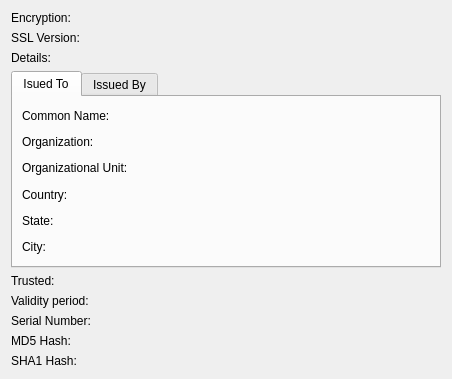
<?xml version="1.0" encoding="UTF-8"?>
<ui version="4.0">
 <class>CertificateInfoWidget</class>
 <widget class="QWidget" name="CertificateInfoWidget">
  <property name="geometry">
   <rect>
    <x>0</x>
    <y>0</y>
    <width>452</width>
    <height>379</height>
   </rect>
  </property>
  <layout class="QFormLayout" name="formLayout">
   <property name="fieldGrowthPolicy">
    <enum>QFormLayout::ExpandingFieldsGrow</enum>
   </property>
   <item row="1" column="0">
    <widget class="QLabel" name="label_21">
     <property name="text">
      <string>Encryption:</string>
     </property>
    </widget>
   </item>
   <item row="1" column="1">
    <widget class="QLabel" name="certEncr">
     <property name="text">
      <string/>
     </property>
    </widget>
   </item>
   <item row="2" column="0">
    <widget class="QLabel" name="label_22">
     <property name="text">
      <string>SSL Version:</string>
     </property>
    </widget>
   </item>
   <item row="2" column="1">
    <widget class="QLabel" name="sslVersion">
     <property name="text">
      <string/>
     </property>
    </widget>
   </item>
   <item row="3" column="0">
    <widget class="QLabel" name="label_23">
     <property name="text">
      <string>Details:</string>
     </property>
    </widget>
   </item>
   <item row="3" column="1">
    <widget class="QLabel" name="certDetails">
     <property name="text">
      <string/>
     </property>
    </widget>
   </item>
   <item row="4" column="0" colspan="2">
    <widget class="QTabWidget" name="tabWidget">
     <property name="currentIndex">
      <number>0</number>
     </property>
     <widget class="QWidget" name="issuedTo">
      <attribute name="title">
       <string>Isued To</string>
      </attribute>
      <layout class="QGridLayout" name="gridLayout_2">
       <item row="0" column="1">
        <widget class="QLabel" name="issuedToCN">
         <property name="text">
          <string/>
         </property>
         <property name="textInteractionFlags">
          <set>Qt::LinksAccessibleByMouse|Qt::TextSelectableByMouse</set>
         </property>
        </widget>
       </item>
       <item row="5" column="1">
        <widget class="QLabel" name="issuedToL">
         <property name="text">
          <string/>
         </property>
         <property name="textInteractionFlags">
          <set>Qt::LinksAccessibleByMouse|Qt::TextSelectableByMouse</set>
         </property>
        </widget>
       </item>
       <item row="2" column="0">
        <widget class="QLabel" name="label_3">
         <property name="text">
          <string>Organizational Unit:</string>
         </property>
        </widget>
       </item>
       <item row="1" column="0">
        <widget class="QLabel" name="label_2">
         <property name="text">
          <string>Organization:</string>
         </property>
        </widget>
       </item>
       <item row="3" column="1">
        <widget class="QLabel" name="issuedToC">
         <property name="text">
          <string/>
         </property>
         <property name="textInteractionFlags">
          <set>Qt::LinksAccessibleByMouse|Qt::TextSelectableByMouse</set>
         </property>
        </widget>
       </item>
       <item row="0" column="0">
        <widget class="QLabel" name="label_1">
         <property name="text">
          <string>Common Name:</string>
         </property>
        </widget>
       </item>
       <item row="4" column="1">
        <widget class="QLabel" name="issuedToST">
         <property name="text">
          <string/>
         </property>
         <property name="textInteractionFlags">
          <set>Qt::LinksAccessibleByMouse|Qt::TextSelectableByMouse</set>
         </property>
        </widget>
       </item>
       <item row="1" column="1">
        <widget class="QLabel" name="issuedToO">
         <property name="text">
          <string/>
         </property>
         <property name="textInteractionFlags">
          <set>Qt::LinksAccessibleByMouse|Qt::TextSelectableByMouse</set>
         </property>
        </widget>
       </item>
       <item row="5" column="0">
        <widget class="QLabel" name="label_6">
         <property name="text">
          <string>City:</string>
         </property>
        </widget>
       </item>
       <item row="2" column="1">
        <widget class="QLabel" name="issuedToOU">
         <property name="text">
          <string/>
         </property>
         <property name="textInteractionFlags">
          <set>Qt::LinksAccessibleByMouse|Qt::TextSelectableByMouse</set>
         </property>
        </widget>
       </item>
       <item row="4" column="0">
        <widget class="QLabel" name="label_5">
         <property name="text">
          <string>State:</string>
         </property>
        </widget>
       </item>
       <item row="3" column="0">
        <widget class="QLabel" name="label_4">
         <property name="text">
          <string>Country:</string>
         </property>
        </widget>
       </item>
      </layout>
     </widget>
     <widget class="QWidget" name="issuedBy">
      <attribute name="title">
       <string>Issued By</string>
      </attribute>
      <layout class="QGridLayout" name="gridLayout">
       <item row="1" column="0">
        <widget class="QLabel" name="label_9">
         <property name="text">
          <string>Organization:</string>
         </property>
        </widget>
       </item>
       <item row="2" column="0">
        <widget class="QLabel" name="label_10">
         <property name="text">
          <string>Organizational Unit:</string>
         </property>
        </widget>
       </item>
       <item row="0" column="1">
        <widget class="QLabel" name="issuedByCN">
         <property name="text">
          <string/>
         </property>
         <property name="textInteractionFlags">
          <set>Qt::LinksAccessibleByMouse|Qt::TextSelectableByMouse</set>
         </property>
        </widget>
       </item>
       <item row="0" column="0">
        <widget class="QLabel" name="label_8">
         <property name="text">
          <string>Common Name:</string>
         </property>
        </widget>
       </item>
       <item row="3" column="0">
        <widget class="QLabel" name="label_11">
         <property name="text">
          <string>Country:</string>
         </property>
        </widget>
       </item>
       <item row="1" column="1">
        <widget class="QLabel" name="issuedByO">
         <property name="text">
          <string/>
         </property>
         <property name="textInteractionFlags">
          <set>Qt::LinksAccessibleByMouse|Qt::TextSelectableByMouse</set>
         </property>
        </widget>
       </item>
       <item row="2" column="1">
        <widget class="QLabel" name="issuedByOU">
         <property name="text">
          <string/>
         </property>
         <property name="textInteractionFlags">
          <set>Qt::LinksAccessibleByMouse|Qt::TextSelectableByMouse</set>
         </property>
        </widget>
       </item>
       <item row="3" column="1">
        <widget class="QLabel" name="issuedByC">
         <property name="text">
          <string/>
         </property>
         <property name="textInteractionFlags">
          <set>Qt::LinksAccessibleByMouse|Qt::TextSelectableByMouse</set>
         </property>
        </widget>
       </item>
       <item row="4" column="1">
        <widget class="QLabel" name="issuedByST">
         <property name="text">
          <string/>
         </property>
         <property name="textInteractionFlags">
          <set>Qt::LinksAccessibleByMouse|Qt::TextSelectableByMouse</set>
         </property>
        </widget>
       </item>
       <item row="6" column="1">
        <widget class="QLabel" name="issuedByL">
         <property name="text">
          <string/>
         </property>
         <property name="textInteractionFlags">
          <set>Qt::LinksAccessibleByMouse|Qt::TextSelectableByMouse</set>
         </property>
        </widget>
       </item>
       <item row="6" column="0">
        <widget class="QLabel" name="label_13">
         <property name="text">
          <string>City:</string>
         </property>
        </widget>
       </item>
       <item row="4" column="0">
        <widget class="QLabel" name="label_12">
         <property name="text">
          <string>State:</string>
         </property>
        </widget>
       </item>
      </layout>
     </widget>
    </widget>
   </item>
   <item row="5" column="0">
    <widget class="QLabel" name="label_25">
     <property name="text">
      <string>Trusted:</string>
     </property>
    </widget>
   </item>
   <item row="5" column="1">
    <widget class="QLabel" name="validity">
     <property name="text">
      <string/>
     </property>
     <property name="textInteractionFlags">
      <set>Qt::LinksAccessibleByMouse|Qt::TextSelectableByMouse</set>
     </property>
    </widget>
   </item>
   <item row="6" column="0">
    <widget class="QLabel" name="label_26">
     <property name="text">
      <string>Validity period:</string>
     </property>
    </widget>
   </item>
   <item row="6" column="1">
    <widget class="QLabel" name="period">
     <property name="text">
      <string/>
     </property>
     <property name="textInteractionFlags">
      <set>Qt::LinksAccessibleByMouse|Qt::TextSelectableByMouse</set>
     </property>
    </widget>
   </item>
   <item row="7" column="0">
    <widget class="QLabel" name="label_27">
     <property name="text">
      <string>Serial Number:</string>
     </property>
    </widget>
   </item>
   <item row="7" column="1">
    <widget class="QLabel" name="issuedToSN">
     <property name="text">
      <string/>
     </property>
     <property name="textInteractionFlags">
      <set>Qt::LinksAccessibleByMouse|Qt::TextSelectableByMouse</set>
     </property>
    </widget>
   </item>
   <item row="8" column="0">
    <widget class="QLabel" name="label_28">
     <property name="text">
      <string>MD5 Hash:</string>
     </property>
    </widget>
   </item>
   <item row="8" column="1">
    <widget class="QLabel" name="certMd5">
     <property name="text">
      <string/>
     </property>
     <property name="textInteractionFlags">
      <set>Qt::LinksAccessibleByMouse|Qt::TextSelectableByMouse</set>
     </property>
    </widget>
   </item>
   <item row="9" column="0">
    <widget class="QLabel" name="label_29">
     <property name="text">
      <string>SHA1 Hash:</string>
     </property>
    </widget>
   </item>
   <item row="9" column="1">
    <widget class="QLabel" name="certSha1">
     <property name="text">
      <string/>
     </property>
     <property name="textInteractionFlags">
      <set>Qt::LinksAccessibleByMouse|Qt::TextSelectableByMouse</set>
     </property>
    </widget>
   </item>
  </layout>
 </widget>
 <resources/>
 <connections/>
</ui>
